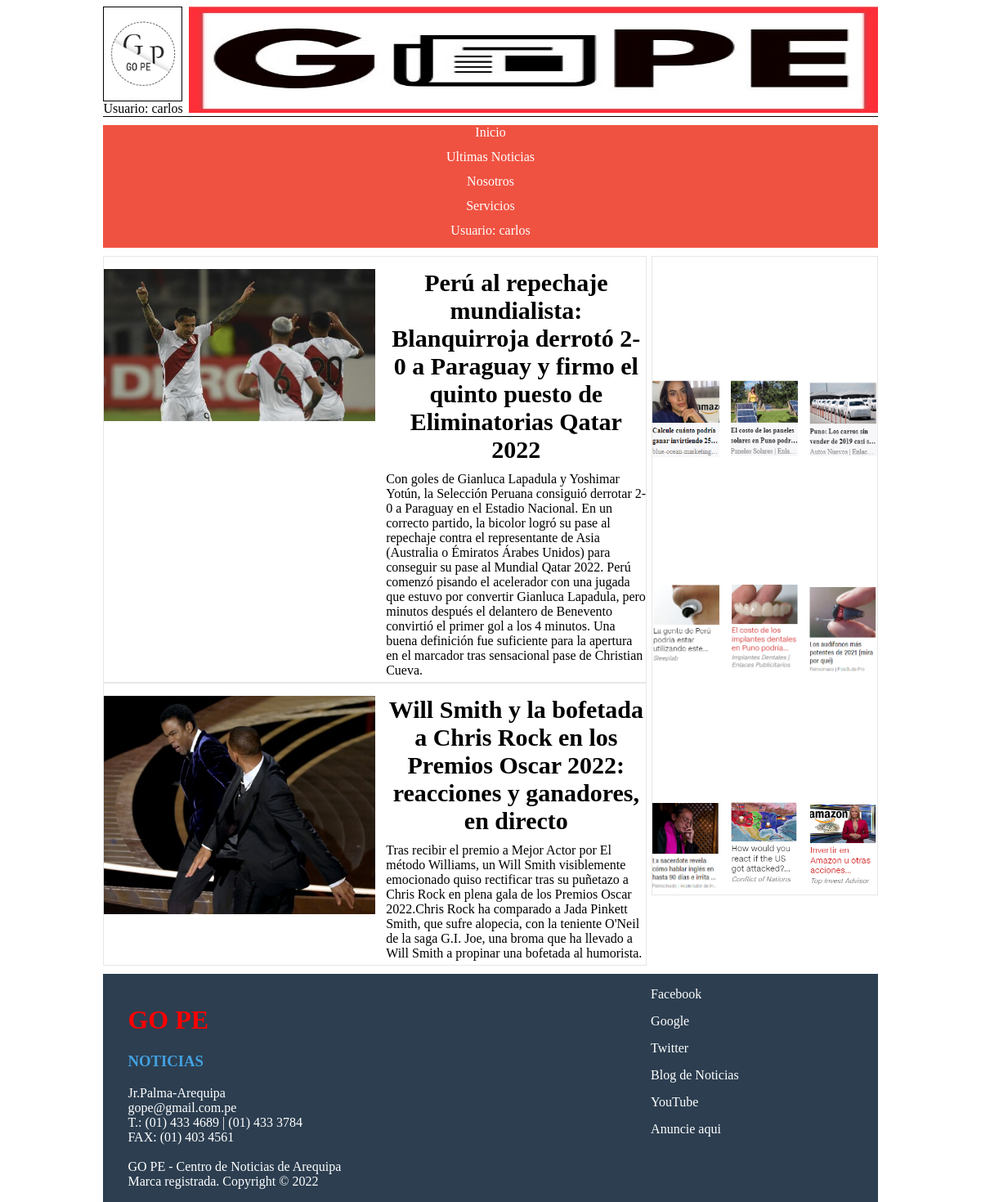
/index.php (signed in), run on the app's committed database.
### tables this page shows
CREATE TABLE `imagenes` (
  `idImagenes` int(11) NOT NULL AUTO_INCREMENT,
  `Tipo` varchar(200) DEFAULT NULL,
  `Ubi_ar` varchar(200) DEFAULT NULL,
  PRIMARY KEY (`idImagenes`)
);

CREATE TABLE `navegador` (
  `idNavegador` int(11) NOT NULL AUTO_INCREMENT,
  `Opcion` varchar(45) DEFAULT NULL,
  `Ubicacion` varchar(200) DEFAULT NULL,
  PRIMARY KEY (`idNavegador`)
);

CREATE TABLE `no_pri` (
  `idno_pri` int(11) NOT NULL AUTO_INCREMENT,
  `imagen` varchar(5000) DEFAULT NULL,
  `titulo` varchar(200) DEFAULT NULL,
  `info` varchar(10000) DEFAULT NULL,
  PRIMARY KEY (`idno_pri`)
);

CREATE TABLE `videos` (
  `idvideos` int(11) NOT NULL AUTO_INCREMENT,
  `tipo` varchar(45) DEFAULT NULL,
  `Ubi_ar` varchar(200) DEFAULT NULL,
  PRIMARY KEY (`idvideos`)
);

CREATE TABLE `inf_emp` (
  `idinf_emp` int(11) NOT NULL AUTO_INCREMENT,
  `ubi` varchar(100) DEFAULT NULL,
  `correo` varchar(100) DEFAULT NULL,
  `numero` varchar(100) DEFAULT NULL,
  `fax` varchar(100) DEFAULT NULL,
  `nombre` varchar(100) DEFAULT NULL,
  `marca` varchar(100) DEFAULT NULL,
  PRIMARY KEY (`idinf_emp`)
);

CREATE TABLE `links` (
  `idlinks` int(11) NOT NULL AUTO_INCREMENT,
  `red_social` varchar(70) DEFAULT NULL,
  `link` varchar(300) DEFAULT NULL,
  PRIMARY KEY (`idlinks`)
);

### index.php (the view, shortened to what this page needs)
<!DOCTYPE html >
<html >
<?php
    $xc=conectar();
    $sql_np_tit1 = "SELECT * FROM no_pri WHERE idno_pri=1";
    $res_np_tit1 = mysqli_query($xc, $sql_np_tit1);
    $sql_np_tex1 = "SELECT * FROM no_pri Where idno_pri=1";
    $res_np_tex1 = mysqli_query($xc, $sql_np_tex1);
    $sql_np_tit2 = "SELECT * FROM no_pri Where idno_pri=2";
    $res_np_tit2 = mysqli_query($xc, $sql_np_tit2);
    $sql_np_tex2 = "SELECT * FROM no_pri Where idno_pri=2";
    $res_np_tex2 = mysqli_query($xc, $sql_np_tex2);
    $sql_ie_u = "SELECT * FROM inf_emp WHERE idinf_emp=1";
    $res_ie_u = mysqli_query($xc, $sql_ie_u);
    $sql_ie_c = "SELECT * FROM inf_emp WHERE idinf_emp=1";
    $res_ie_c = mysqli_query($xc, $sql_ie_c);
    $sql_ie_nu = "SELECT * FROM inf_emp WHERE idinf_emp=1";
    $res_ie_nu = mysqli_query($xc, $sql_ie_nu);
    $sql_ie_f = "SELECT * FROM inf_emp WHERE idinf_emp=1";
    $res_ie_f = mysqli_query($xc, $sql_ie_f);
    $sql_ie_no = "SELECT * FROM inf_emp WHERE idinf_emp=1";
    $res_ie_no = mysqli_query($xc, $sql_ie_no);
    $sql_ie_m = "SELECT * FROM inf_emp WHERE idinf_emp=1";
    $res_ie_m = mysqli_query($xc, $sql_ie_m);
$sql_nrd1 = "SELECT * FROM links WHERE idlinks=1";
$res_nrd1 = mysqli_query($xc, $sql_nrd1);
$sql_nrd2 = "SELECT * FROM links WHERE idlinks=2";
$res_nrd2 = mysqli_query($xc, $sql_nrd2);
$sql_nrd3 = "SELECT * FROM links WHERE idlinks=3";
$res_nrd3 = mysqli_query($xc, $sql_nrd3);
$sql_nrd4 = "SELECT * FROM links WHERE idlinks=4";
$res_nrd4 = mysqli_query($xc, $sql_nrd4);
$sql_img1 = "SELECT * FROM imagenes WHERE idImagenes=1";
$res_img1 = mysqli_query($xc, $sql_img1);
$sql_img2 = "SELECT * FROM imagenes WHERE idImagenes=2";
$res_img2 = mysqli_query($xc, $sql_img2);
$sql_img3 = "SELECT * FROM imagenes WHERE idImagenes=3";
$res_img3 = mysqli_query($xc, $sql_img3);
$sql_img4 = "SELECT * FROM imagenes WHERE idImagenes=4";
$res_img4 = mysqli_query($xc, $sql_img4);
$sql_img5 = "SELECT * FROM imagenes WHERE idImagenes=5";
$res_img5 = mysqli_query($xc, $sql_img5);
$sql_img6 = "SELECT * FROM imagenes WHERE idImagenes=6";
$res_img6 = mysqli_query($xc, $sql_img6);
$sql_img7 = "SELECT * FROM imagenes WHERE idImagenes=7";
$res_img7 = mysqli_query($xc, $sql_img7);
$sql_img8 = "SELECT * FROM imagenes WHERE idImagenes=8";
$res_img8 = mysqli_query($xc, $sql_img8);
$sql_img9 = "SELECT * FROM imagenes WHERE idImagenes=9";
$res_img9 = mysqli_query($xc, $sql_img9);
$sql_img10 = "SELECT * FROM imagenes WHERE idImagenes=10";
$res_img10 = mysqli_query($xc, $sql_img10);
$sql_img11 = "SELECT * FROM imagenes WHERE idImagenes=11";
$res_img11 = mysqli_query($xc, $sql_img11);
$sql_img12 = "SELECT * FROM imagenes WHERE idImagenes=12";
$res_img12 = mysqli_query($xc, $sql_img12);
$sql_img13 = "SELECT * FROM imagenes WHERE idImagenes=13";
$res_img13 = mysqli_query($xc, $sql_img13);
$sql_vid1 = "SELECT * FROM videos WHERE idvideos=1";
$res_vid1= mysqli_query($xc, $sql_vid1);
$sql_vid2 = "SELECT * FROM videos WHERE idvideos=2";
$res_vid2= mysqli_query($xc, $sql_vid2);
$sql_vid3 = "SELECT * FROM videos WHERE idvideos=3";
$res_vid3= mysqli_query($xc, $sql_vid3);
$sql_nav1 = "SELECT * FROM navegador WHERE idNavegador=1";
$res_nav1= mysqli_query($xc, $sql_nav1);
$sql_nav2 = "SELECT * FROM navegador WHERE idNavegador=2";
$res_nav2= mysqli_query($xc, $sql_nav2);
$sql_nav3 = "SELECT * FROM navegador WHERE idNavegador=3";
$res_nav3= mysqli_query($xc, $sql_nav3);
$sql_nav4 = "SELECT * FROM navegador WHERE idNavegador=4";
$res_nav4= mysqli_query($xc, $sql_nav4);
?>
<head>
    <link type="text/css" rel="stylesheet" href="css/Lab02.css" >
</head>
<body>
  <div id="contenedor">
    <header id="cabeza_principal">
      <div class="Logo">
        <img <?php while($imag = mysqli_fetch_array($res_img1)){
                            echo '<img  src="'.$imag['Ubi_ar'].'"'.'alt="logo de la empresa" ';
                          } ?> >
      </div>
      <div class="Titulo">
      <img <?php while($imag = mysqli_fetch_array($res_img2)){
                            echo '<img  src="'.$imag['Ubi_ar'].'"'.'alt="titulo" height="130px"';
                          } ?> >
      </div>
      <?php
      echo 'Usuario: '.$_SESSION['usuario'];
      ?>
    </header>
    <nav>
      <a  ><?php  while($nav = mysqli_fetch_array($res_nav1)){
                              echo '<a  href="'.$nav['Ubicacion'].'"'.' class="nav-enlace" > '.$nav['Opcion'].'</a>';
                            } ?>
      </a>
      <a  ><?php while($nav = mysqli_fetch_array($res_nav2)){
                              echo '<a  href="'.$nav['Ubicacion'].'"'.' class="nav-enlace" > '.$nav['Opcion'].'</a>';
                            } ?>
      </a>
      <a  ><?php while($nav = mysqli_fetch_array($res_nav3)){
                              echo '<a  href="'.$nav['Ubicacion'].'"'.' class="nav-enlace" > '.$nav['Opcion'].'</a>';
                            } ?>
      </a>
      <a  ><?php while($nav = mysqli_fetch_array($res_nav4)){
                              echo '<a  href="'.$nav['Ubicacion'].'"'.' class="nav-enlace" > '.$nav['Opcion'].'</a>';
                            } ?>
      </a>
      <a class="nav-enlace" ><?php
      echo 'Usuario: '.$_SESSION['usuario'];
      ?>
      </a>
    </nav>
    <section >
        <article class="noticias">
            <div class="cuerpo_noticias">
              <div class="imag_publi">
              <img <?php while($imag = mysqli_fetch_array($res_img3)){
                            echo '<img  src="'.$imag['Ubi_ar'].'"'.'alt="noticia2" ';
                          } ?> >
              </div>
              <div class="texto">
                <div class="Titulo_noticia" ><?php
                  while($filas= mysqli_fetch_array($res_np_tit1)){
                    echo $filas['titulo'];
                  }
                ?></div>
                <div class="Cuerpo">
                <?php
                  while($filas= mysqli_fetch_array($res_np_tex1)){
                    echo $filas['info'];
                  }
                ?>
                </div>
              </div>
            </div>
        </article>
        <article class="noticias">
          <div class="cuerpo_noticias">
            <div class="imag_publi">
            <img <?php while($imag = mysqli_fetch_array($res_img4)){
                            echo '<img  src="'.$imag['Ubi_ar'].'"'.'alt="Noticia2" ';
                          } ?> >
            </div>
            <div class="texto">
              <div class="Titulo_noticia"> <?php
                  while($filas= mysqli_fetch_array($res_np_tit2)){
                    echo $filas['titulo'];
                  }
                ?></div>
              <div class="Cuerpo"> <?php
                  while($filas= mysqli_fetch_array($res_np_tex2)){
                    echo $filas['info'];
                  }
                ?>
              </div>
            </div>
          </div>
      </article>
    </section>
    <aside >
        <div class="Publicidad">
        <video <?php while($video = mysqli_fetch_array($res_vid1)){
                            echo '<img  src="'.$video['Ubi_ar'].'"'.'alt="sub_noticia1" width="100%" autoplay muted loop ';
                          } ?>> </video>
        </div>
        <div class="noticias-alternas">
          <article class="Noticia1">
          <img <?php while($imag = mysqli_fetch_array($res_img5)){
                            echo '<img  src="'.$imag['Ubi_ar'].'"'.'alt="sub_noticia1" ';
                          } ?> >
          </article>
          <article class="Noticia2">
          <img <?php while($imag = mysqli_fetch_array($res_img6)){
                            echo '<img  src="'.$imag['Ubi_ar'].'"'.'alt="sub_noticia2" ';
                          } ?> >
          </article>
          <article class="Noticia3">
          <img <?php while($imag = mysqli_fetch_array($res_img7)){
                            echo '<img  src="'.$imag['Ubi_ar'].'"'.'alt="sub_noticia3" ';
                          } ?> >
          </article>
        </div>
        <div class="Publicidad">
        <video <?php while($video = mysqli_fetch_array($res_vid2)){
                            echo '<img  src="'.$video['Ubi_ar'].'"'.'alt="sub_noticia1" width="100%" autoplay muted loop ';
                          } ?>> </video>
        </div>
        <div class="noticias-alternas">
          <article class="Noticia1">
          <img <?php while($imag = mysqli_fetch_array($res_img8)){
                            echo '<img  src="'.$imag['Ubi_ar'].'"'.'alt="sub_noticia4" ';
                          } ?> >
          </article>
          <article class="Noticia2">
          <img <?php while($imag = mysqli_fetch_array($res_img9)){
                            echo '<img  src="'.$imag['Ubi_ar'].'"'.'alt="sub_noticia5" ';
                          } ?> >
          </article>
          <article class="Noticia3">
          <img <?php while($imag = mysqli_fetch_array($res_img10)){
                            echo '<img  src="'.$imag['Ubi_ar'].'"'.'alt="sub_noticia6" ';
                          } ?> >
          </article>
        </div>
        <div class="Publicidad">
        <video <?php while($video = mysqli_fetch_array($res_vid3)){
                            echo '<img  src="'.$video['Ubi_ar'].'"'.'alt="sub_noticia1" width="100%" autoplay muted loop ';
                          } ?>> </video>
        </div>
        <div class="noticias-alternas">
          <article class="Noticia1">
          <img <?php while($imag = mysqli_fetch_array($res_img11)){
                            echo '<img  src="'.$imag['Ubi_ar'].'"'.'alt="sub_noticia7" ';
                          } ?> >
          </article>
          <article class="Noticia2">
          <img <?php while($imag = mysqli_fetch_array($res_img12)){
                            echo '<img  src="'.$imag['Ubi_ar'].'"'.'alt="sub_noticia8" ';
                          } ?> >
          </article>
          <article class="Noticia3">
          <img <?php while($imag = mysqli_fetch_array($res_img13)){
                            echo '<img  src="'.$imag['Ubi_ar'].'"'.'alt="sub_noticia9" ';
                          } ?> >
          </article>
        </div>
    </aside>
    <footer class="text-center footer-style">
      <div class="container">
            <div id="izquierda">
                  <h1 id="gope">GO PE</h1>
                  <h3 id="noticias">NOTICIAS</h3>
                  <p>
                  <?php
                  while($filas= mysqli_fetch_array($res_ie_u)){
                    echo $filas['ubi'];
                  }?><br>
                  <?php
                  while($filas= mysqli_fetch_array($res_ie_c)){
                    echo $filas['correo'];
                  }?><br>
                  <?php
                  while($filas= mysqli_fetch_array($res_ie_nu)){
                    echo $filas['numero'];
                  }?><br>
                  <?php
                  while($filas= mysqli_fetch_array($res_ie_f)){
                    echo $filas['fax'];
                  }?><br><br>
                  <?php
                  while($filas= mysqli_fetch_array($res_ie_no)){
                    echo $filas['nombre'];
                  }?><br>
                  <?php
                  while($filas= mysqli_fetch_array($res_ie_m)){
                    echo $filas['marca'];
                  }?><br>
                  </p>
            </div>
              <div class="derecha">
                  <ul id="lista">
                      <ul>
                          <a target="_blank" class="Red-Social" ><?php while($redes = mysqli_fetch_array($res_nrd1)){
                            echo '<a target="_blank" href="'.$redes['link'].'"class="Red-Social" >'.$redes['red_social'].'</a>';
                          } ?>
                          </a>
                    </ul>
                      <ul>
                          <a target="_blank" class="Red-Social" ><?php while($redes = mysqli_fetch_array($res_nrd2)){
                            echo '<a target="_blank" href="'.$redes['link'].'"class="Red-Social" >'.$redes['red_social'].'</a>';
                          } ?>
                          </a>
                      </ul>
                      <ul>
                          <a target="_blank" class="Red-Social" ><?php while($redes = mysqli_fetch_array($res_nrd3)){
                            echo '<a target="_blank" href="'.$redes['link'].'"class="Red-Social" >'.$redes['red_social'].'</a>';
                          } ?>
                          </a>
                      </ul>
                      <ul>
                          <a  target="_blank" href="#" class="Red-Social">Blog de Noticias</a>
                      </ul>
                      <ul>
                          <a target="_blank" class="Red-Social" ><?php while($redes = mysqli_fetch_array($res_nrd4)){
                            echo '<a target="_blank" href="'.$redes['link'].'"class="Red-Social" >'.$redes['red_social'].'</a>';
                          } ?>
                          </a>
                      </ul>
                    <ul>
                      <a  target="_blank" href="#" class="Red-Social">Anuncie aqui</a>
                  </ul>
                  </ul>
              </div>
      </div>
  </footer>
  </div>
</body>
</html>

### data on the page
imagenes: Ubi_ar (picture)
imagenes: Ubi_ar (picture)
navegador: Opcion "Inicio"
navegador: Opcion "Ultimas Noticias"
navegador: Opcion "Nosotros"
navegador: Opcion "Servicios"
imagenes: Ubi_ar (picture)
no_pri: titulo "Perú al repechaje mundialista: Blanquirroja derrotó 2-0 a Paraguay y firmo el quinto puesto de Eliminatorias Qatar 2022", info "Con goles de Gianluca Lapadula y Yoshimar Yotún, la Selección Peruana consiguió derrotar 2-0 a Paraguay en el Estadio Nacional. En un correcto partido, la bicolor logró su pase al repechaje contra el representante de Asia (Australia o Émiratos Árabes Unidos) para conseguir su pase al Mundial Qatar 2022. Perú comenzó pisando el acelerador con una jugada que estuvo por convertir Gianluca Lapadula, pero minutos después el delantero de Benevento convirtió el primer gol a los 4 minutos. Una buena definición fue suficiente para la apertura en el marcador tras sensacional pase de Christian Cueva."
imagenes: Ubi_ar (picture)
no_pri: titulo "Will Smith y la bofetada a Chris Rock en los Premios Oscar 2022: reacciones y ganadores, en directo", info "Tras recibir el premio a Mejor Actor por El método Williams, un Will Smith visiblemente emocionado quiso rectificar tras su puñetazo a Chris Rock en plena gala de los Premios Oscar 2022.Chris Rock ha comparado a Jada Pinkett Smith, que sufre alopecia, con la teniente O'Neil de la saga G.I. Joe, una broma que ha llevado a Will Smith a propinar una bofetada al humorista."
imagenes: Ubi_ar (picture)
imagenes: Ubi_ar (picture)
imagenes: Ubi_ar (picture)
imagenes: Ubi_ar (picture)
imagenes: Ubi_ar (picture)
imagenes: Ubi_ar (picture)
imagenes: Ubi_ar (picture)
imagenes: Ubi_ar (picture)
imagenes: Ubi_ar (picture)
inf_emp: ubi "Jr.Palma-Arequipa", correo "gope@gmail.com.pe", numero "T.: (01) 433 4689 | (01) 433 3784", fax "FAX: (01) 403 4561", nombre "GO PE - Centro de Noticias de Arequipa", marca "Marca registrada. Copyright © 2022"
links: red_social "Facebook"
links: red_social "Google"
links: red_social "Twitter"
links: red_social "YouTube"

### other printed values
$_SESSION['usuario'] "carlos"
